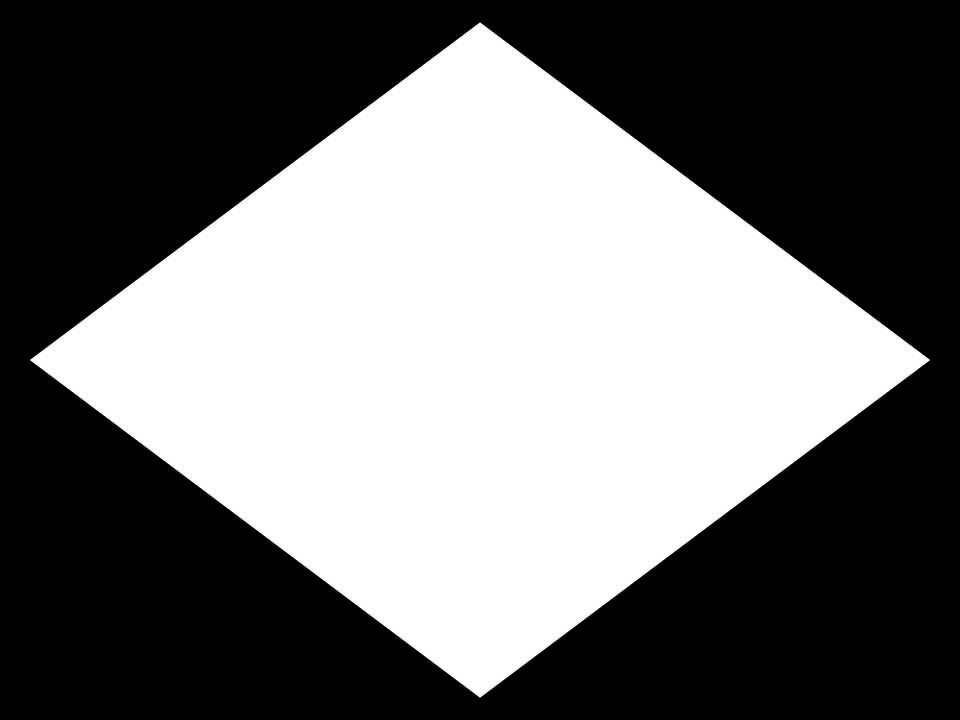
#> input picture benchmarks/online_samples/images/01_decision.png, 960 x 720 px; its folder holds only this picture in this run
$ python benchmark_light.py
#> lines starting #> are read from the running program, lines starting #| are printed output that depends on the picture; after the words box and inside, x2 and y2 are one past the last pixel; in counts of white or black regions, pixels touching at a corner belong together
### flowchart_converter/preprocessing.py
"""Leitura de imagens e rasterização de páginas PDF."""

from __future__ import annotations

from dataclasses import dataclass
from pathlib import Path

import cv2
import numpy as np


@dataclass(frozen=True, slots=True)
class PageImage:
    number: int
    image: np.ndarray


def load_pages(path: Path | str, dpi: int = 200) -> list[PageImage]:
    path = Path(path)
    if not path.is_file():
        raise FileNotFoundError(f"Arquivo de entrada não encontrado: {path}")
    if dpi < 72:
        raise ValueError("O DPI deve ser pelo menos 72.")

    if path.suffix.lower() == ".pdf":
        return _load_pdf(path, dpi)

    image = cv2.imread(str(path), cv2.IMREAD_COLOR)
    if image is None:
        raise ValueError(f"Formato de imagem inválido ou não suportado: {path}")
    return [PageImage(number=1, image=image)]


# [24 lines left out: function _load_pdf, not called in this run]

### flowchart_converter/topology.py
"""Detecção de conectores e reconstrução da topologia do fluxograma."""

from __future__ import annotations

from dataclasses import dataclass
from math import hypot

import cv2
import numpy as np

from .models import BBox, Detection, Edge, Node


@dataclass(frozen=True, slots=True)
class LineSegment:
    x1: float
    y1: float
    x2: float
    y2: float

    @property
    def points(self) -> tuple[tuple[float, float], tuple[float, float]]:
        return ((self.x1, self.y1), (self.x2, self.y2))

    @property
    def length(self) -> float:
        return hypot(self.x2 - self.x1, self.y2 - self.y1)


def detect_line_segments(
    image: np.ndarray,
    node_boxes: list[BBox],
    *,
    min_line_length: int = 24,
    max_line_gap: int = 16,
) -> list[LineSegment]:
    """Encontra segmentos fora das formas, onde normalmente estão as arestas."""

    gray = cv2.cvtColor(image, cv2.COLOR_BGR2GRAY) if image.ndim == 3 else image
    edges = cv2.Canny(cv2.GaussianBlur(gray, (3, 3), 0), 50, 150)

    height, width = edges.shape
    for bbox in node_boxes:
        x1 = max(0, int(bbox.x1) - 1)
        y1 = max(0, int(bbox.y1) - 1)
        x2 = min(width, int(bbox.x2) + 2)
        y2 = min(height, int(bbox.y2) + 2)
        edges[y1:y2, x1:x2] = 0

    lines = cv2.HoughLinesP(
        edges,
        rho=1,
        theta=np.pi / 180,
        threshold=18,
        minLineLength=min_line_length,
        maxLineGap=max_line_gap,
    )
    if lines is None:
        return []

    segments = [LineSegment(*(float(value) for value in line[0])) for line in lines]
    return sorted(segments, key=lambda segment: segment.length, reverse=True)


def _point_distance(a: tuple[float, float], b: tuple[float, float]) -> float:
    return hypot(a[0] - b[0], a[1] - b[1])


# [10 lines left out: function _distance_to_segment, not called in this run]


def _segments_touch(a: LineSegment, b: LineSegment, tolerance: float) -> bool:
    return min(_point_distance(pa, pb) for pa in a.points for pb in b.points) <= tolerance


class TopologyBuilder:
    """Associa pontas de seta, linhas e nós com regras geométricas explícitas."""

    def __init__(self, join_tolerance: float = 18.0) -> None:
        self.join_tolerance = join_tolerance

    # [72 lines left out: functions build, _connected_component, not called in this run]

### benchmarks/benchmark_light.py
"""Benchmark leve e reproduzível das etapas disponíveis sem YOLO/OCR.

Mede leitura da imagem, detecção de segmentos e a combinação das duas etapas.
Usa uma única thread do OpenCV e poucas repetições para máquinas limitadas.
"""

from __future__ import annotations

import argparse
import csv
from pathlib import Path
import platform
from statistics import median
import time
from typing import Callable, TypeVar

import cv2

from flowchart_converter.preprocessing import load_pages
from flowchart_converter.topology import detect_line_segments


T = TypeVar("T")


def percentile_95(values: list[float]) -> float:
    ordered = sorted(values)
    index = max(0, min(len(ordered) - 1, int(len(ordered) * 0.95 + 0.999) - 1))
    return ordered[index]


def measure(
    function: Callable[[], T], *, repeats: int, warmups: int = 2
) -> tuple[float, float, T]:
#> called with repeats = 10, warmups = 2
    result: T
    for _ in range(warmups):
        result = function()
#> this loop made 2 passes
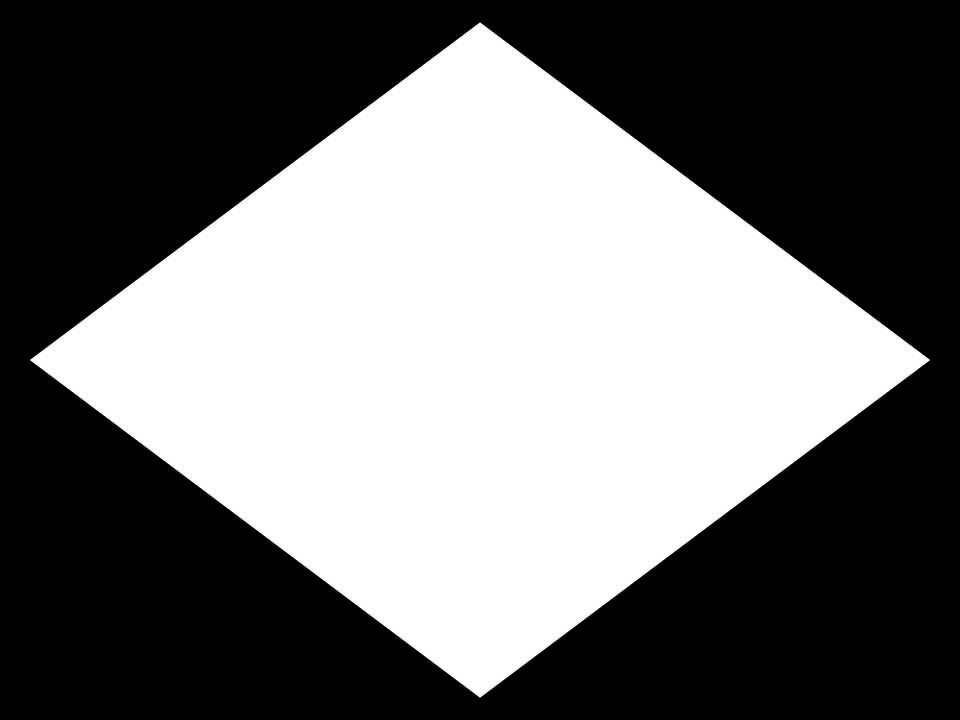
#> input picture benchmarks/online_samples/images/01_decision.png, 960 x 720 px

    elapsed_ms: list[float] = []
    for _ in range(repeats):
        start = time.perf_counter()
        result = function()
        elapsed_ms.append((time.perf_counter() - start) * 1_000)
    return median(elapsed_ms), percentile_95(elapsed_ms), result


def main() -> int:
    parser = argparse.ArgumentParser(description=__doc__)
    parser.add_argument(
        "--images-dir",
        type=Path,
        default=Path("benchmarks/online_samples/images"),
    )
    parser.add_argument(
        "--output",
        type=Path,
        default=Path("benchmarks/results/light_benchmark.csv"),
    )
    parser.add_argument("--repeats", type=int, default=10)
    args = parser.parse_args()
    if not 3 <= args.repeats <= 50:
        raise ValueError("Use entre 3 e 50 repetições.")

    cv2.setNumThreads(1)
    image_paths = sorted(args.images_dir.glob("*.png"))
    if not image_paths:
        raise FileNotFoundError(f"Nenhuma imagem PNG em {args.images_dir}")

    rows: list[dict[str, str | int | float]] = []
    for path in image_paths:
        decode_median, decode_p95, pages = measure(
            lambda: load_pages(path), repeats=args.repeats
        )
#> decode_median = 3.84; decode_p95 = 5.61; pages = 1 item
        image = pages[0].image
#> image is the input picture: shape (720, 960, 3); min 0, max 255, mean 112.2
        line_median, line_p95, segments = measure(
            lambda: detect_line_segments(image, []), repeats=args.repeats
        )
#> the loop in measure (call 2), `for _ in range(warmups):` made 2 passes
#> pass 1, in detect_line_segments, `edges = cv2.Canny(cv2.GaussianBlur(gray, (3, 3), 0), 50, 150)`:
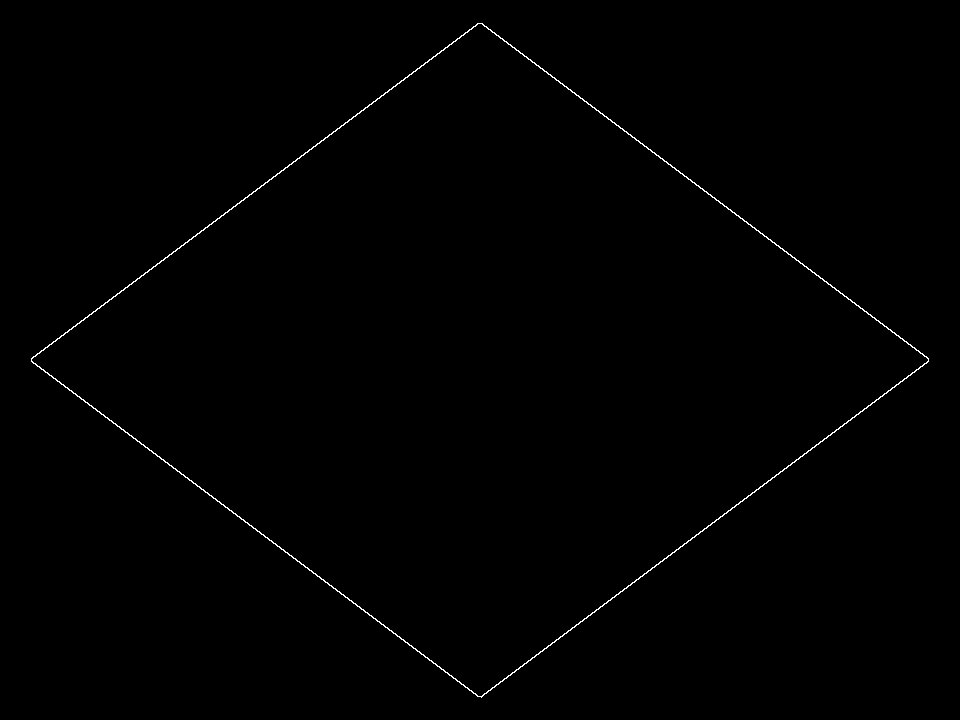
#> edges: shape (720, 960); 0.45% white in thin lines or dots, all inside (x1, y1, x2, y2) = (31, 23, 929, 698)
#> line_median = 5.02; line_p95 = 5.78; segments = 12 items

        def light_pipeline() -> int:
            loaded = load_pages(path)[0].image
            return len(detect_line_segments(loaded, []))

        total_median, total_p95, _ = measure(
            light_pipeline, repeats=args.repeats
        )
#> total_median = 11.5; total_p95 = 13.5
        height, width = image.shape[:2]
#> height = 720; width = 960
        rows.append(
            {
                "file": path.name,
                "width_px": width,
                "height_px": height,
                "megapixels": round(width * height / 1_000_000, 4),
                "size_bytes": path.stat().st_size,
                "segments": len(segments),
                "decode_median_ms": round(decode_median, 3),
                "decode_p95_ms": round(decode_p95, 3),
                "lines_median_ms": round(line_median, 3),
                "lines_p95_ms": round(line_p95, 3),
                "light_total_median_ms": round(total_median, 3),
                "light_total_p95_ms": round(total_p95, 3),
                "repeats": args.repeats,
            }
        )

    args.output.parent.mkdir(parents=True, exist_ok=True)
    with args.output.open("w", newline="", encoding="utf-8") as handle:
        writer = csv.DictWriter(handle, fieldnames=list(rows[0]))
        writer.writeheader()
        writer.writerows(rows)

    print(f"Ambiente: {platform.platform()}")
    print(f"OpenCV: {cv2.__version__}; threads: 1; repetições: {args.repeats}")
    for row in rows:
        print(
            f"{row['file']}: {row['width_px']}x{row['height_px']}, "
            f"total mediano {row['light_total_median_ms']} ms, "
            f"p95 {row['light_total_p95_ms']} ms"
        )
#> this loop made 1 pass
#| 01_decision.png: 960x720, total mediano 11.495 ms, p95 13.499 ms
    print(f"Resultado: {args.output}")
    return 0


if __name__ == "__main__":
    raise SystemExit(main())
#> (the program exits here)

$ run again, on benchmarks/online_samples/images/06_emergency_call_pd.png
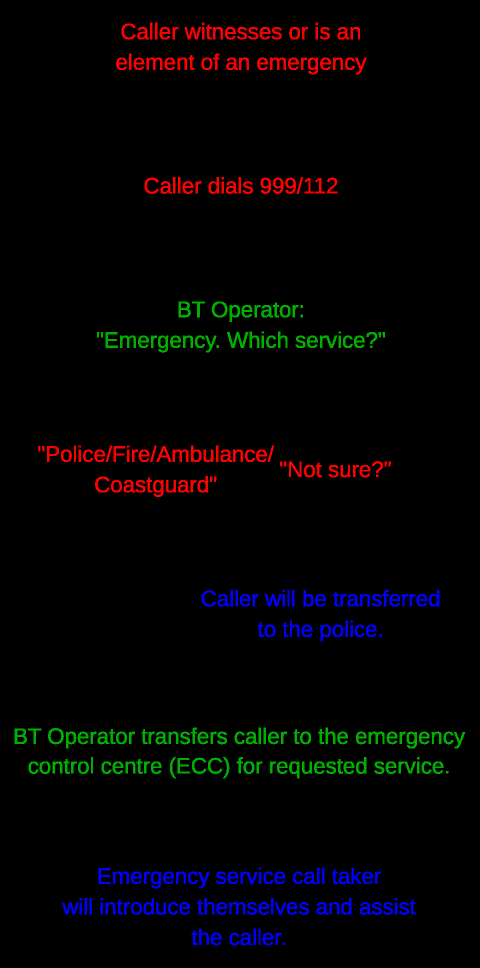
#> input picture benchmarks/online_samples/images/06_emergency_call_pd.png, 960 x 1935 px (shown at 1/2 size)
#> the loop in measure, `for _ in range(warmups):` made 2 passes
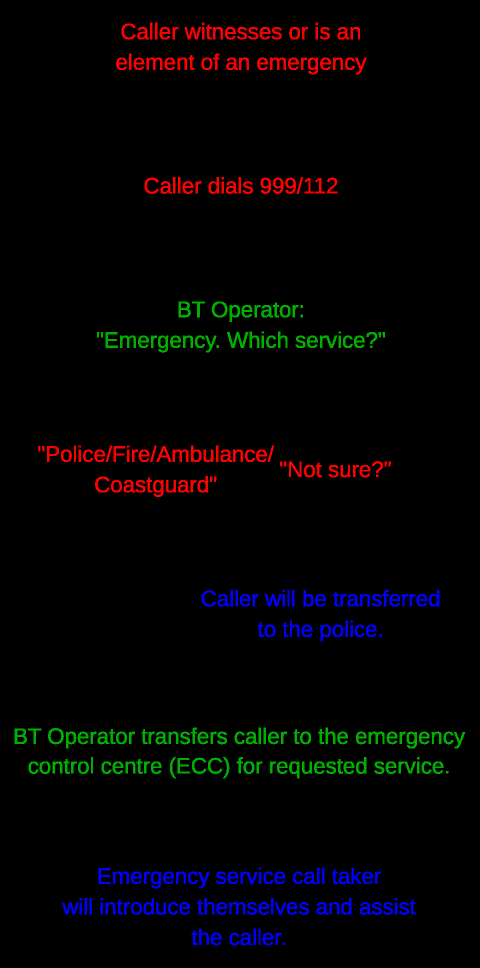
#> input picture benchmarks/online_samples/images/06_emergency_call_pd.png, 960 x 1935 px (shown at 1/2 size)
#> decode_median = 17.04; decode_p95 = 20.88; pages = 1 item
#> in main, image is the input picture: shape (1935, 960, 3); mean B, G, R 3.6, 2.8, 3.8
#> the loop in measure (call 2), `for _ in range(warmups):` made 2 passes
#> pass 1, in detect_line_segments, `gray = cv2.cvtColor(image, cv2.COLOR_BGR2GRAY) if image.ndim == 3 else..`:
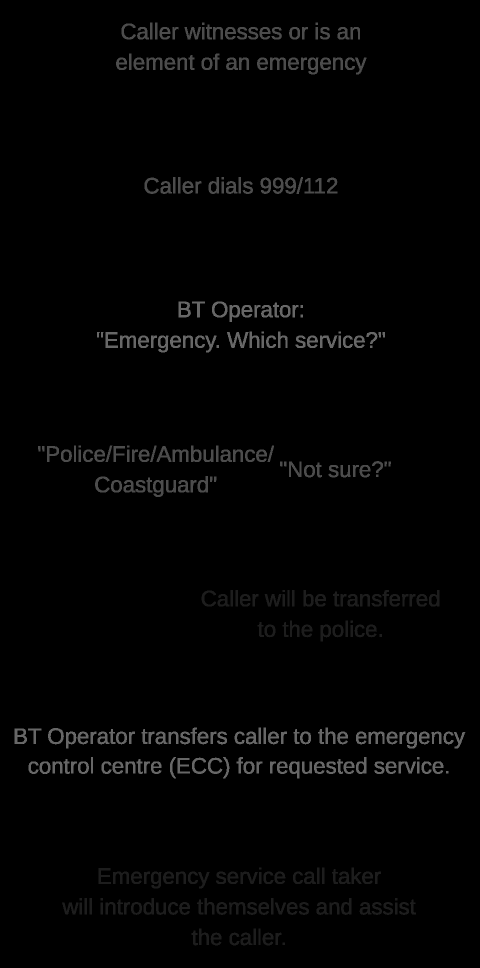
#> gray: shape (1935, 960) (shown at 1/2 size); min 0, max 150, mean 3.2
#> pass 1, in detect_line_segments, `edges = cv2.Canny(cv2.GaussianBlur(gray, (3, 3), 0), 50, 150)`:
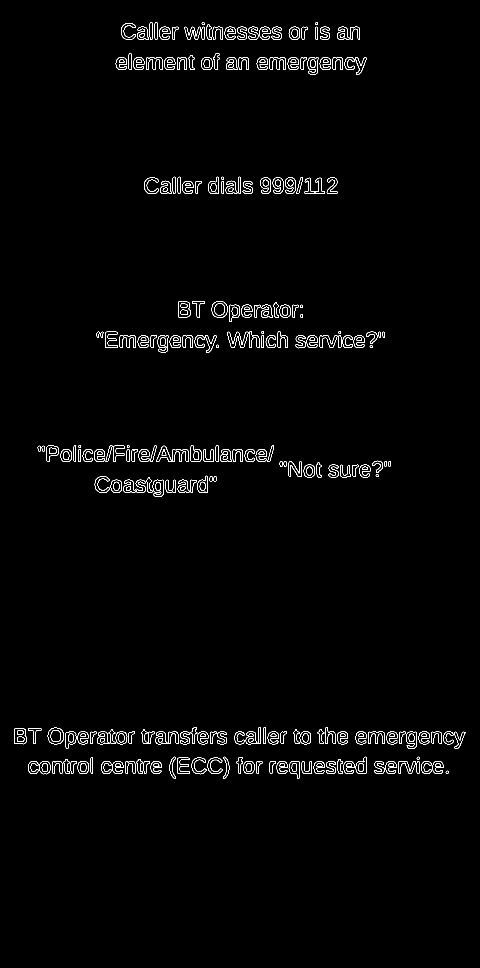
#> edges: shape (1935, 960) (shown at 1/2 size); 1.4% white in thin lines or dots, all inside (x1, y1, x2, y2) = (28, 44, 931, 1557)
#> in main, `line_median, line_p95, segments = measure( lambda: detect_line_segment..`: line_median = 33.75; line_p95 = 35.87; segments = 884 items
#> total_median = 57.39; total_p95 = 63.3
#> the loop in main, `for row in rows:` made 1 pass
#| 06_emergency_call_pd.png: 960x1935, total mediano 57.394 ms, p95 63.304 ms

$ run again, on benchmarks/online_samples/images/02_program_flow.png
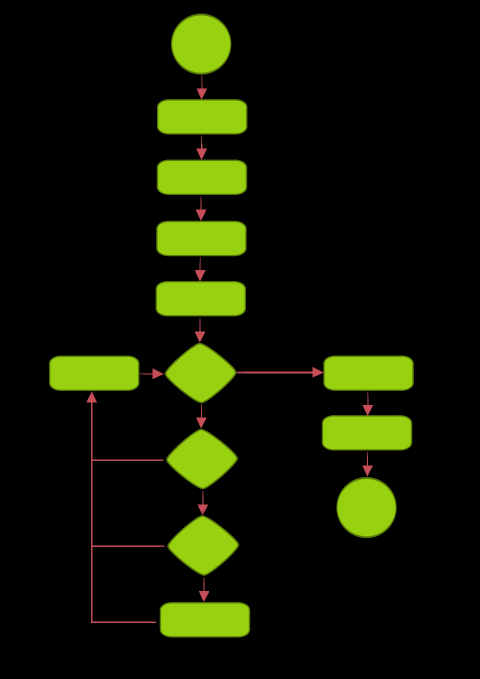
#> input picture benchmarks/online_samples/images/02_program_flow.png, 960 x 1358 px (shown at 1/2 size)
#> the loop in measure, `for _ in range(warmups):` made 2 passes
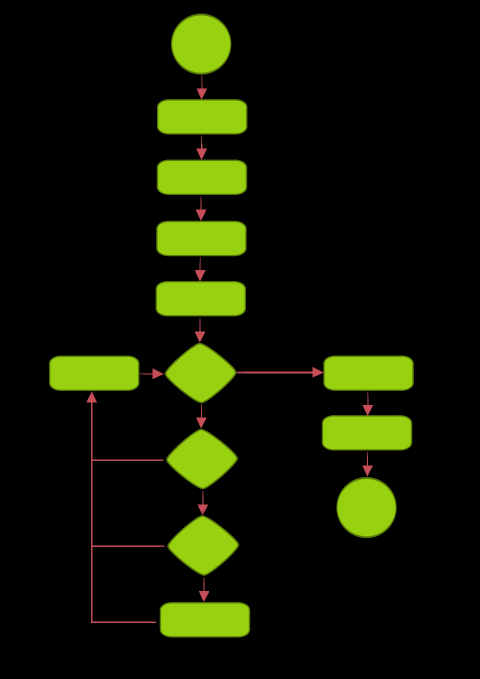
#> input picture benchmarks/online_samples/images/02_program_flow.png, 960 x 1358 px (shown at 1/2 size)
#> decode_median = 16.09; decode_p95 = 19.91; pages = 1 item
#> in main, image is the input picture: shape (1358, 960, 3); mean B, G, R 2.2, 24.1, 18.3
#> the loop in measure (call 2), `for _ in range(warmups):` made 2 passes
#> pass 1, in detect_line_segments, `gray = cv2.cvtColor(image, cv2.COLOR_BGR2GRAY) if image.ndim == 3 else..`:
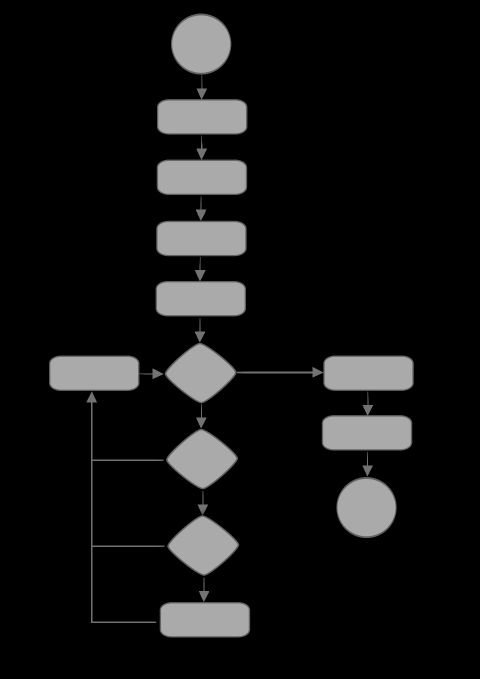
#> gray: shape (1358, 960) (shown at 1/2 size); min 0, max 170, mean 19.9
#> pass 1, in detect_line_segments, `edges = cv2.Canny(cv2.GaussianBlur(gray, (3, 3), 0), 50, 150)`:
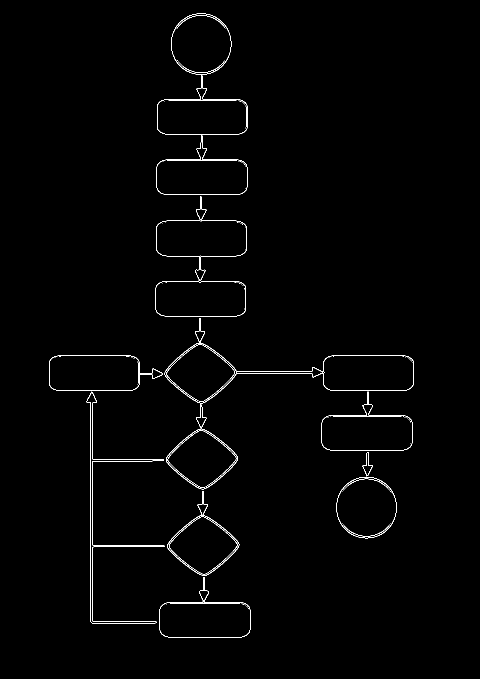
#> edges: shape (1358, 960) (shown at 1/2 size); 0.94% white in thin lines or dots, all inside (x1, y1, x2, y2) = (98, 27, 828, 1275)
#> in main, `line_median, line_p95, segments = measure( lambda: detect_line_segment..`: line_median = 14.28; line_p95 = 15.68; segments = 179 items
#> total_median = 36.44; total_p95 = 41.6
#> the loop in main, `for row in rows:` made 1 pass
#| 02_program_flow.png: 960x1358, total mediano 36.436 ms, p95 41.603 ms

$ run again, on benchmarks/online_samples/images/03_polybool_algorithm.png
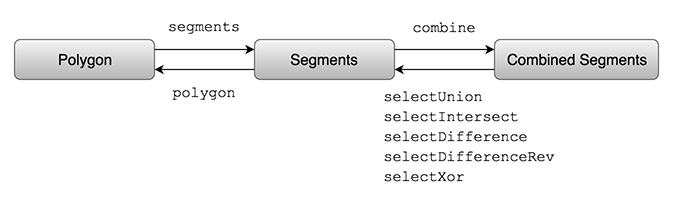
#> input picture benchmarks/online_samples/images/03_polybool_algorithm.png, 676 x 204 px
#> the loop in measure, `for _ in range(warmups):` made 2 passes
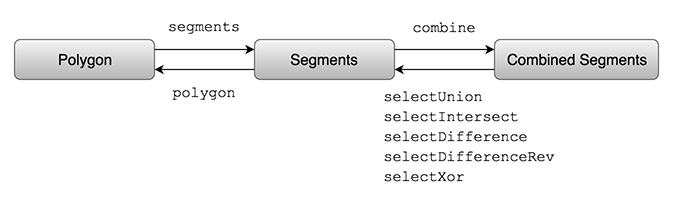
#> input picture benchmarks/online_samples/images/03_polybool_algorithm.png, 676 x 204 px
#> decode_median = 0.872; decode_p95 = 1.13; pages = 1 item
#> in main, image is the input picture: shape (204, 676, 3); min 0, max 255, mean 242.5
#> the loop in measure (call 2), `for _ in range(warmups):` made 2 passes
#> pass 1, in detect_line_segments, `edges = cv2.Canny(cv2.GaussianBlur(gray, (3, 3), 0), 50, 150)`:
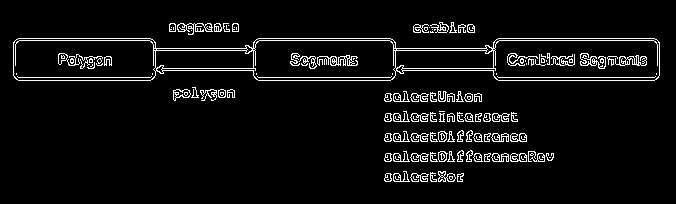
#> edges: shape (204, 676); 5.6% white in thin lines or dots, all inside (x1, y1, x2, y2) = (13, 22, 660, 182)
#> in main, `line_median, line_p95, segments = measure( lambda: detect_line_segment..`: line_median = 6.48; line_p95 = 6.65; segments = 154 items
#> total_median = 7.42; total_p95 = 8.02
#> the loop in main, `for row in rows:` made 1 pass
#| 03_polybool_algorithm.png: 676x204, total mediano 7.42 ms, p95 8.016 ms
